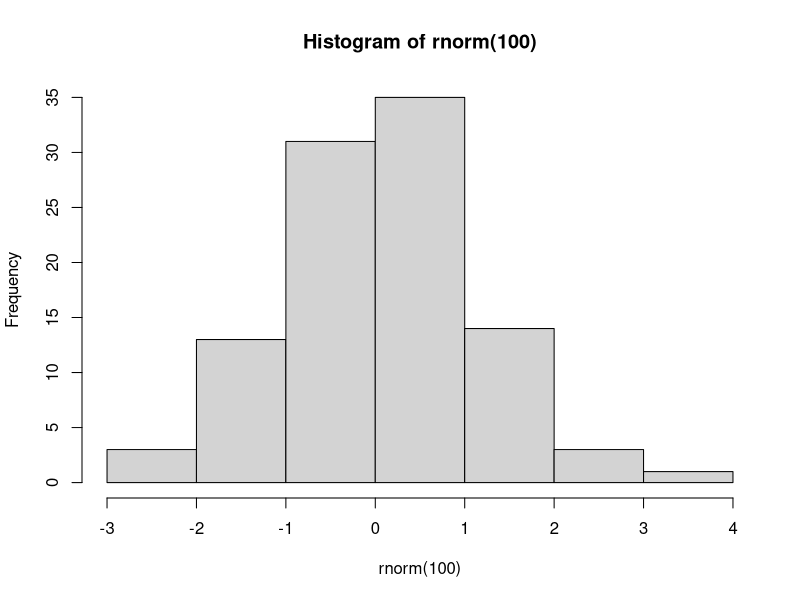
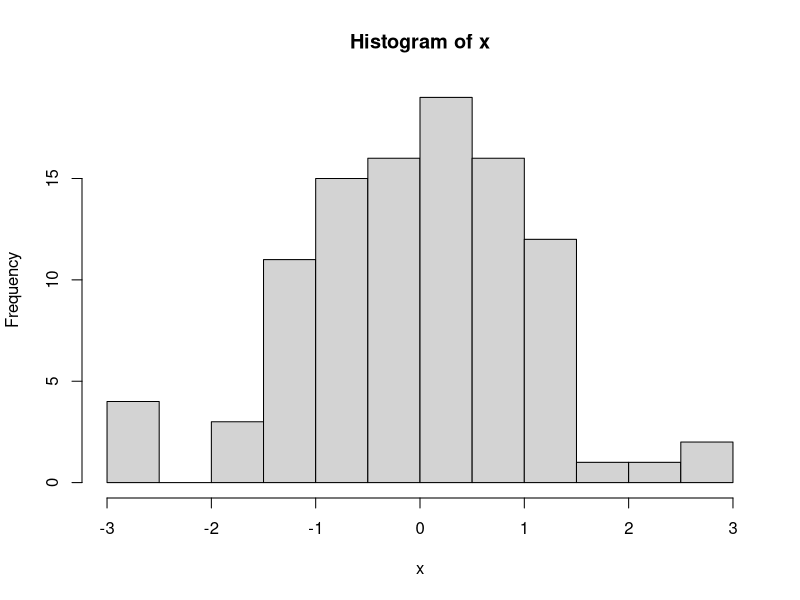

Generate these figures, in order, with R:
## ---- chunk 1
obj <- head(letters)
## ---- chunk 2
nom <- "nom_objet"
## ---- chunk 3
assign(x = nom, value = head(letters))
## ---- chunk 4
ls()
## ---- chunk 5
nom_objet
## ---- chunk 6
for (i in seq_len(5)) {
  assign(x = paste0("obj", i), value = 1:i)
}
## ---- chunk 7
ls()
obj1
obj5
## ---- chunk 8
str(nom_objet)
## ---- chunk 9
str(get(nom))
## ---- chunk 10
# Équivalent à
str("nom_objet")
## ---- chunk 11
for (i in 1:5) {
  cat(paste0("obj", i), "=", get(paste0("obj", i)), "\n")
}
## ---- chunk 12
median(x = 1:10)
get("median")(x = 1:10)
do.call("median", args = list(x = 1:10))
## ---- chunk 13
#' @title Calcul de statistiques descriptives
#' @description Cette fonction permet de calculer des statistiques descriptives au choix
#' @param x vecteur d'observations
#' @param choix une chaîne de caractères spécifiant le nom de la fonction à appeler pour
#'              le calcul, soit "table" (par défaut), "mean", "median", "sd" ou "mad"
#' @param retirer_NA un logique spécifiant si les valeurs manquantes (NA)
#'                   doivent être retirées avant le calcul (par défaut TRUE)
#' @return le résultat de l'appel à la fonction choisie
choixstat <- function(x, choix = c("table", "mean", "median", "sd", "mad"),
                      retirer_NA = TRUE) {
  choix <- match.arg(choix)
  arguments <- list(x)
  if (choix == "table") {
    arguments$useNA <- if (retirer_NA) "no" else "ifany"
  } else {
    arguments$na.rm <- retirer_NA
  }
  return(do.call(what = choix, args = arguments))
}
## ---- chunk 14
# Équivalent
median(c(2, 3, 2, 3, 3, 4, NA, 3), na.rm = TRUE)
## ---- chunk 15
# Équivalent à 
median(c(2, 3, 2, 3, 3, 4, NA, 3), na.rm = FALSE)
## ---- chunk 16
# Équivalent à 
table(c(2, 3, 2, 3, 3, 4, NA, 3), useNA = "no")
## ---- chunk 17
# Équivalent à 
table(c(2, 3, 2, 3, 3, 4, NA, 3), useNA = "ifany")
## ---- chunk 18
f1 <- y ~ x1 + x2
## ---- chunk 19
str(f1)
f1[1]
f1[2]
f1[3]
## ---- chunk 20
str("y ~ x1 + x2")
f2 <- as.formula("y ~ x1 + x2")
str(f2)
## ---- chunk 21
#' @tital Régression polynomiale
#' @description Ajustement d'un modèle de régression polynomial entre deux variables
#' @param y vecteur des observations de la variable réponse
#' @param x vecteur des observations de la variable explicative
#' @param dg degré du modèle polynomial à ajuster
#' @return sortie de la fonction lm pour le modèle demandé
reg_poly <- function(y, x, dg){
  formule <- paste(
    "y ~", 
    paste(paste0("I(x^", 1:dg, ")"), collapse = " + ")
  )
  return(lm(as.formula(formule)))
}
## ---- chunk 22
reg_poly(y = cars$dist, x = cars$speed, dg = 3)
reg_poly(y = cars$dist, x = cars$speed, dg = 5)
## ---- chunk 23
f1
## ---- chunk 24
update(f1, . ~ . + x3)
## ---- chunk 25
update(f1, . ~ . - x2)
## ---- chunk 26
update(f1, sqrt(.) ~ .)
## ---- chunk 27
median(x = 1:10)
## ---- chunk 28
out <- median(x = 1:10)
## ---- chunk 29
out
## ---- chunk 30
out_quote <- quote(median(x = 1:10))
str(out_quote)
## ---- chunk 31
out_exp <- expression(median(x = 1:10))
str(out_exp)
## ---- chunk 32
eval(out_quote)
eval(out_exp)
## ---- chunk 33
out_call <- call("median", x = 1:10)
str(out_call)
## ---- chunk 34
all.equal(out_quote, out_call)
## ---- chunk 35
eval(out_call)
## ---- chunk 36
instruc_car <- "median(x = 1:10)"
str(instruc_car)
## ---- chunk 37
out_parse <- parse(text = instruc_car)
str(out_parse)
## ---- chunk 38
eval(out_parse)
## ---- chunk 39
#' @inherit reg_poly title description params return
reg_poly_2 <- function(y, x, dg){
  instruc <- paste0(
    "lm(y ~ ", 
    paste(paste0("I(x^", 1:dg, ")"), collapse = " + "),
    ")"
  )
  return(eval(parse(text = instruc)))
}
## ---- chunk 40
reg_poly_2(y = cars$dist, x = cars$speed, dg = 3)
reg_poly_2(y = cars$dist, x = cars$speed, dg = 5)
## ---- chunk 41
hist(rnorm(100))
x <- rnorm(100)
hist(x)
## ---- chunk 42
fct1 <- function(x){
  return(x)
}
test <- fct1(1:10)
str(test)
## ---- chunk 43
fct2 <- function(x){
  return(substitute(x))
}
test <- fct2(1:10)
str(test)
## ---- chunk 44
fct3 <- function(x){
  return(deparse(substitute(x)))
}
test <- fct3(1:10)
str(test)
## ---- chunk 45
fct4 <- function(x){
  return(match.call())
}
test <- fct4(1:10)
str(test)
## ---- chunk 46
fct5 <- function(x, y){
  appel <- match.call()
  appel_details <- list(
    appel_complet = appel, 
    arg_x_exp = appel$x,
    arg_x_car = deparse(appel$x),
    arg_y_exp = appel$y
  )
  return(appel_details)
}
test <- fct5(x = 1:10, y = "a")
str(test)
